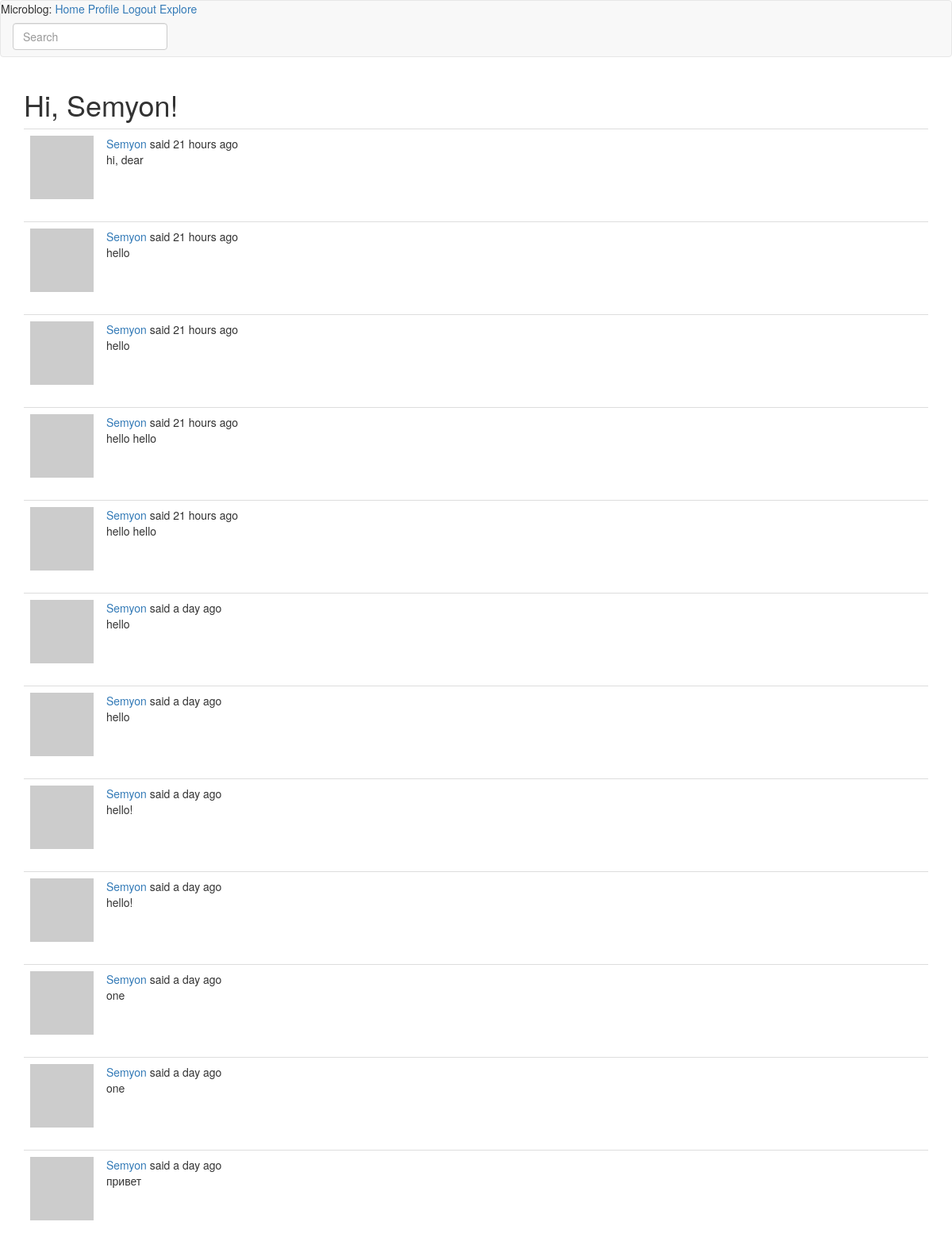
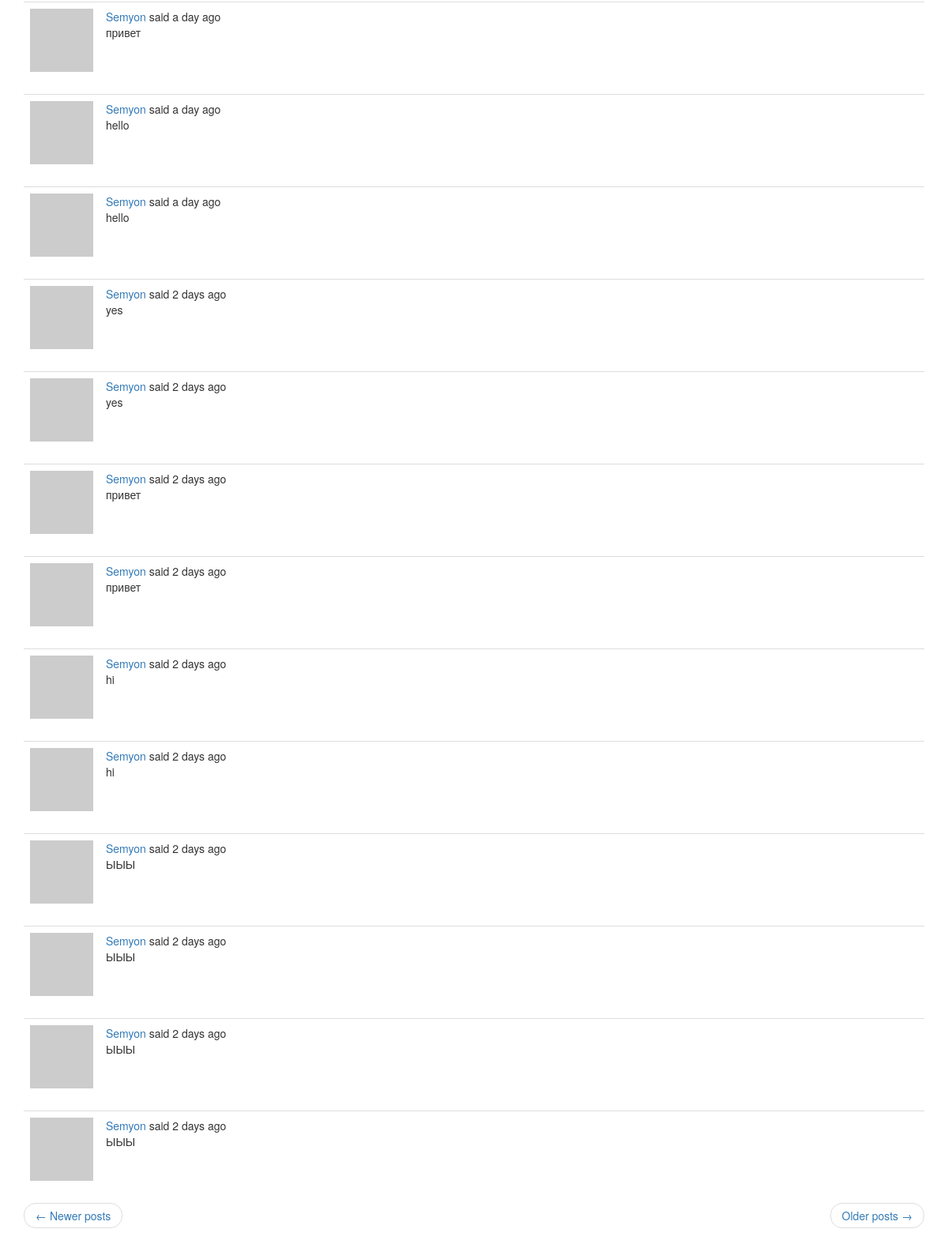
Screenshot of /explore?page=2 (signed in) with the database file from the repository (2 pictures, top to bottom).
### app/models.py (models this page shows, shortened)
class User(UserMixin, db.Model):
    id = db.Column(db.Integer, primary_key=True)
    username = db.Column(db.String(64), index=True, unique=True)
    email = db.Column(db.String(120), index=True, unique=True)
    password_hash = db.Column(db.String(128))
    posts = db.relationship('Post', backref='author', lazy='dynamic')
    about_me = db.Column(db.String(128))
    last_seen = db.Column(db.DateTime, default=datetime.utcnow)
    followed = db.relationship(
        'User', secondary=followers,
        primaryjoin=(followers.c.follower_id == id),
        secondaryjoin=(followers.c.followed_id == id),
        backref=db.backref('followers', lazy='dynamic'), lazy='dynamic')
    def avatar(self, size):
        digest = md5(self.email.lower().encode('utf-8')).hexdigest()
        return 'https://www.gravatar.com/avatar/{}?d=identicon&s={}'.format(digest, size)

class SearchableMixin(object):
    @classmethod
    def before_commit(cls, session):
        session._changes = {
            'add': list(session.new),
            'update': list(session.dirty),
            'delete': list(session.deleted)
        }
    @classmethod
    def after_commit(cls, session):
        for obj in session._changes['add']:
            if isinstance(obj, SearchableMixin):
                add_to_index(obj.__tablename__, obj)
        for obj in session._changes['update']:
            if isinstance(obj, SearchableMixin):
                add_to_index(obj.__tablename__, obj)
        for obj in session._changes['delete']:
            if isinstance(obj, SearchableMixin):
                remove_from_index(obj.__tablename__, obj)
        session._changes = None

class Post(SearchableMixin, db.Model):
    id = db.Column(db.Integer, primary_key=True)
    language = db.Column(db.String(5))
    body = db.Column(db.String(140))
    timestamp = db.Column(db.DateTime, index=True, default=datetime.utcnow)
    user_id = db.Column(db.Integer, db.ForeignKey('user.id'))
    __searchable__ = ['body']

### app/main/routes.py (the view)
@bp.route('/explore')
@login_required
def explore():
    page = request.args.get('page', 1, type=int)
    posts = Post.query.order_by(Post.timestamp.desc()).paginate(
        page, current_app.config['POSTS_PER_PAGE'], False)
    next_url = url_for('main.explore', page=posts.next_num) if posts.has_next else None
    prev_url = url_for('main.explore', page=posts.prev_num) if posts.has_prev else None
    return render_template("index.html", title=_('Explore'), posts=posts.items,
                          next_url=next_url, prev_url=prev_url)

### app/main/forms.py
class SearchForm(FlaskForm):
    q = StringField(_l('Search'), validators=[DataRequired()])
    def __init__(self, *args, **kwargs):
        if 'formdata' not in kwargs:
            kwargs['formdata'] = request.args
        if 'csrf_enabled' not in kwargs:
            kwargs['csrf_enabled'] = False
        super(SearchForm, self).__init__(*args, **kwargs)

### app/main/routes.py (called while the page is built)
@bp.before_request
def before_request():
    if current_user.is_authenticated:
        current_user.last_seen = datetime.utcnow()
        db.session.commit()
        g.search_form = SearchForm()
    g.locale = str(get_locale())

### app/models.py (called while the page is built)
@login.user_loader
def load_user(id):
    return User.query.get(int(id))

### app/templates/index.html (shortened to what this page needs)
{% extends "base.html" %}
{% block app_content %}
    <h1>{{_('Hi, %(username)s', username=current_user.username)}}!</h1>
    {% for post in posts %}
        {% include "_post.html" %}
    {% endfor %}
    <nav aria-label="...">
        <ul class="pager">
            <li class="previous{% if not prev_url %} disabled{% endif %}">
                <a href="{{ prev_url or '#' }}">
                    <span aria-hidden="true">&larr;</span> {{_('Newer posts')}}
                </a>
            </li>
            <li class="next{% if not next_url %} disabled{% endif %}">
                <a href="{{ next_url or '#' }}">
                    {{_('Older posts')}} <span aria-hidden="true">&rarr;</span>
                </a>
            </li>
        </ul>
    </nav>
{% endblock %}

### app/templates/_post.html (shortened to what this page needs)
<table class="table table-hover">
    <tr>
        <td width="70px">
            <a href="{{ url_for('main.user', username=post.author.username) }}">
                <img src="{{ post.author.avatar(70) }}" />
            </a>
        </td>
        <td>
            {{ _('%(username)s said %(when)s', username=user_link, when=moment(post.timestamp).fromNow()) }}
            <br>
            <span id="post{{ post.id }}">{{ post.body }}</span>
        </td>
    </tr>
</table>

### rows the page displays
Post: body "hi, dear"
Post: body "hello"
Post: body "hello"
Post: body "hello hello"
Post: body "hello hello"
Post: body "hello"
Post: body "hello"
Post: body "hello!"
Post: body "hello!"
Post: body "one"
Post: body "one"
Post: body "привет"
Post: body "привет"
Post: body "hello"
Post: body "hello"
Post: body "yes"
Post: body "yes"
Post: body "привет"
Post: body "привет"
Post: body "hi"
Post: body "hi"
Post: body "ЫЫЫ"
Post: body "ЫЫЫ"
Post: body "ЫЫЫ"
Post: body "ЫЫЫ"
